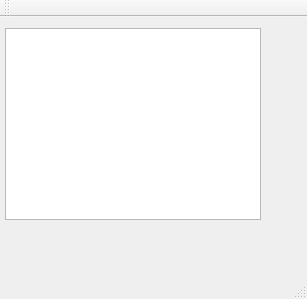
<?xml version="1.0" encoding="UTF-8"?>
<ui version="4.0">
 <class>MainWindow</class>
 <widget class="QMainWindow" name="MainWindow">
  <property name="geometry">
   <rect>
    <x>0</x>
    <y>0</y>
    <width>307</width>
    <height>299</height>
   </rect>
  </property>
  <property name="windowTitle">
   <string>MainWindow</string>
  </property>
  <widget class="QWidget" name="centralWidget">
   <property name="sizePolicy">
    <sizepolicy hsizetype="Expanding" vsizetype="Expanding">
     <horstretch>0</horstretch>
     <verstretch>0</verstretch>
    </sizepolicy>
   </property>
   <widget class="QListWidget" name="bleDeviceList">
    <property name="geometry">
     <rect>
      <x>5</x>
      <y>11</y>
      <width>256</width>
      <height>192</height>
     </rect>
    </property>
    <property name="sizePolicy">
     <sizepolicy hsizetype="Expanding" vsizetype="Expanding">
      <horstretch>1</horstretch>
      <verstretch>1</verstretch>
     </sizepolicy>
    </property>
   </widget>
  </widget>
  <widget class="QMenuBar" name="menuBar">
   <property name="geometry">
    <rect>
     <x>0</x>
     <y>0</y>
     <width>307</width>
     <height>22</height>
    </rect>
   </property>
  </widget>
  <widget class="QToolBar" name="mainToolBar">
   <attribute name="toolBarArea">
    <enum>TopToolBarArea</enum>
   </attribute>
   <attribute name="toolBarBreak">
    <bool>false</bool>
   </attribute>
  </widget>
  <widget class="QStatusBar" name="statusBar"/>
 </widget>
 <layoutdefault spacing="6" margin="11"/>
 <resources/>
 <connections/>
</ui>
